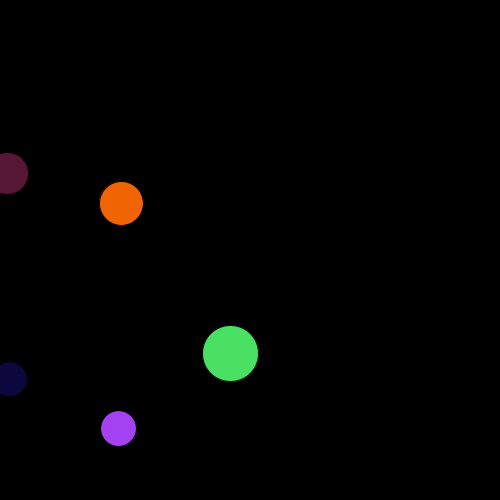
Frame 1 (no input)
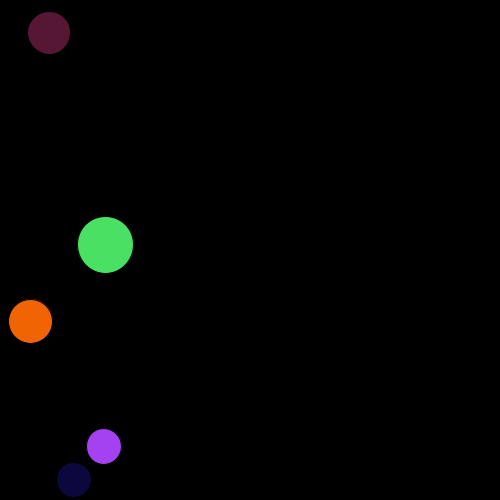
Frame 60 (the mouse pressed at the canvas centre just before this capture)
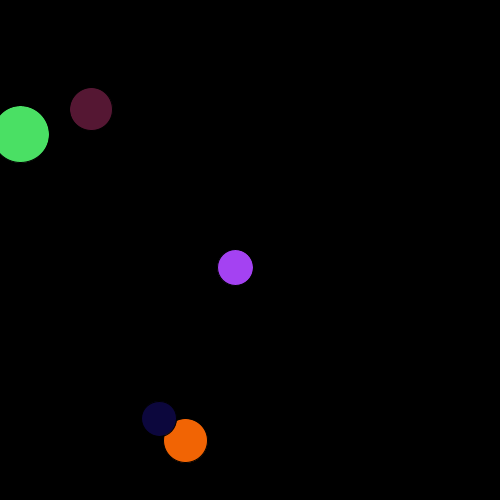
Frame 120 (the mouse held since frame 60 and released just before this capture)

The Processing sketch that drew these frames (run headless with seeded random() and noise(); from frame 60 on, the mouse is pressed at the canvas centre):

// Processing sketch: ex14_project_02
// ── ex14_project_02.pde
// 본문 코드: 원 다섯 개 상하좌우 반사, 마우스 누른 위치로 원 이동 (객체 배열)

int count = 0;
Circle[] c = new Circle[5];

void setup() {
  size(500, 500);
  for (int i = 0; i < c.length; i++) { 
    color col = color(random(255), random(255), random(255));
    c[i] = new Circle(col, random(width), random(height), random(20, 70), random(-3, 3), random(-3, 3));
  }
}

void draw() {
  background(0);
  for (int i = 0; i < c.length; i++) { 
    c[i].display();
    c[i].move();
  }
}

void mousePressed() {
  c[count].start();
  count++;
  if (count >= c.length) {
    count = 0;
  }
}

// 클래스 코드

class Circle {
  color col;
  float x, y, d, velocity_x, velocity_y;

  Circle(color col, float x, float y, float d, float velocity_x, float velocity_y) {
    this.col = col;
    this.x = x;
    this.y = y;
    this.d = d;
    this.velocity_x = velocity_x;
    this.velocity_y = velocity_y;
  }

  void display() {
    fill(col);
    ellipse(x, y, d, d);
  }

  void move() {
    x += velocity_x;
    y += velocity_y;
    if (x < 0 || x > width) {
      velocity_x *= -1;
    }
    if (y < 0 || y > height) {
      velocity_y *= -1;
    }
  }

  void start() {
    x = mouseX;
    y = mouseY;
  }
}
